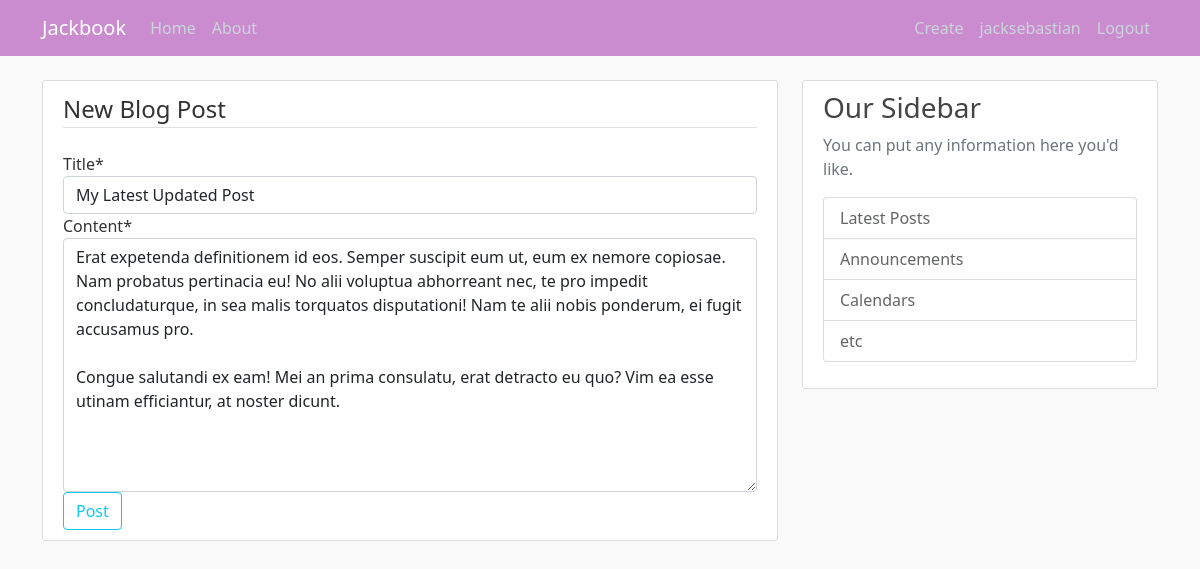
Screenshot of /post/28/update (signed in) with the database file from the repository.
### blog/models.py (models this page shows, shortened)
class Post(models.Model):
    author = models.ForeignKey(User, on_delete=models.CASCADE)
    title = models.CharField(max_length=100)
    content = models.TextField()
    date_posted = models.DateTimeField(default=timezone.now)

### blog/views.py (the view, shortened to what this page needs)
# urls.py: path('post/<int:pk>/update', PostUpdateView.as_view(), name='post-update'),
class PostUpdateView(LoginRequiredMixin, UserPassesTestMixin, UpdateView):
    model = Post
    fields = ['title', 'content']
    def test_func(self):
        post = self.get_object() # obtain info from post
        if self.request.user == post.author: # only the author of post can make updates
            return True
        return False

### blog/templates/blog/post_form.html (shortened to what this page needs)
{% extends "blog/base.html" %}
{% load crispy_forms_tags %}
{% block content %}
    <div class="content-section">
        <form method="POST">
            <fieldset class="form-group">
                <legend class="border-bottom mb-4">New Blog Post</legend>
                {{ form|crispy }}
            </fieldset>
            <div class="form-group">
                <button class="btn btn-outline-info" type="submit">Post</button>
            </div>
        </form>
    </div>
{% endblock content %}

### blog/templates/blog/base.html (shortened to what this page needs)
{% load static %}
<!DOCTYPE html>
<html>
    <head>
        <link href="https://cdn.jsdelivr.net/npm/bootstrap@5.0.0-beta3/dist/css/bootstrap.min.css" rel="stylesheet">
        <link rel="stylesheet" type="text/css" href="{% static 'blog/main.css' %}">
    </head>
    <body>
        <header class="site-header">
            <nav class="navbar navbar-expand-md navbar-dark bg-steel fixed-top" style="background-color: #ca8ccf;">
                <div class="container">
                    <a class="navbar-brand mr-4" href="{% url 'blog-home' %}">Jackbook</a>
                    <div class="collapse navbar-collapse" id="navbarToggle">
                        <div class="navbar-nav mr-auto">
                            <a class="nav-item nav-link" href="{% url 'blog-home' %}">Home</a>
                            <a class="nav-item nav-link" href="{% url 'blog-about' %}">About</a>
                        </div>
                        <div class="navbar-nav" style="margin-left:auto;">
                            {% if user.is_authenticated %}
                                <a class="nav-item nav=item nav-link" href="{% url 'post-create' %}">Create</a>
                                <a class="nav-item nav=item nav-link" href="{% url 'profile' %}">{{ user.username }}</a>
                                <a class="nav-item nav=item nav-link" href="{% url 'logout' %}">Logout</a>
                            {% else %}
                                <a class="nav-item nav=item nav-link" href="{% url 'login' %}">Login</a>
                                <a class="nav-item nav-link" href="{% url 'register' %}">Register</a>
                            {% endif %}
                        </div>
                    </div>
                </div>
            </nav>
        </header>
        <main role="main" class="container">
            <div class="row">
                <div class="col-md-8">
                    {% block content %}{% endblock %}
                </div>
                <div class="col-md-4">
                    <div class="content-section">
                        <h3>Our Sidebar</h3>
                        <p class='text-muted'>You can put any information here you'd like.
                            <ul class="list-group">
                                <li class="list-group-item list-group-item-light">Latest Posts</li>
                                <li class="list-group-item list-group-item-light">Announcements</li>
                                <li class="list-group-item list-group-item-light">Calendars</li>
                                <li class="list-group-item list-group-item-light">etc</li>
                            </ul>
                        </p>
                    </div>
                </div>
            </div>
        </main>
    </body>
</html>

### blog/static/blog/main.css (style rules this page uses)
body { background: #fafafa; color: #333333; margin-top: 5rem; }
h1, h2, h3, h4, h5, h6 { color: #444444; }
ul { margin: 0; }
.bg-steel { background-color: #5f788a; }
.site-header .navbar-nav .nav-link { color: #cbd5db; }
.content-section { background: #ffffff; padding: 10px 20px; border: 1px solid #dddddd; border-radius: 3px; margin-bottom: 20px; }

### rows the page displays
Post: title "My Latest Updated Post", content "Erat expetenda definitionem id eos. Semper suscipit eum ut, eum ex nemore copiosae. Nam probatus pertinacia eu! No alii voluptua abhorreant nec, te pro impedit concludaturque, in sea malis torquatos disputationi! Nam te alii nobis ponderum, ei fugit accusamus pro. Congue salutandi ex eam! Mei an prima consulatu, erat detracto eu quo? Vim ea esse utinam efficiantur, at noster dicunt."

### other values shown
{{ user.username }} "jacksebastian"
